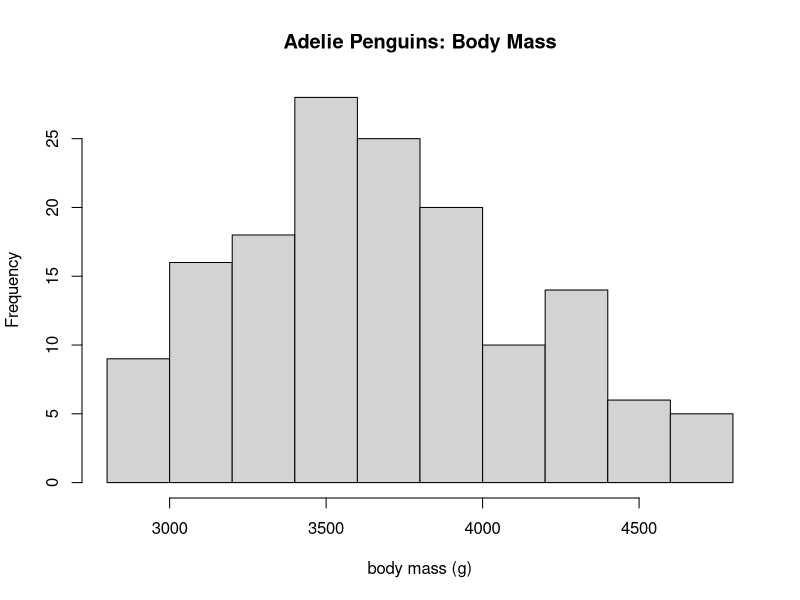
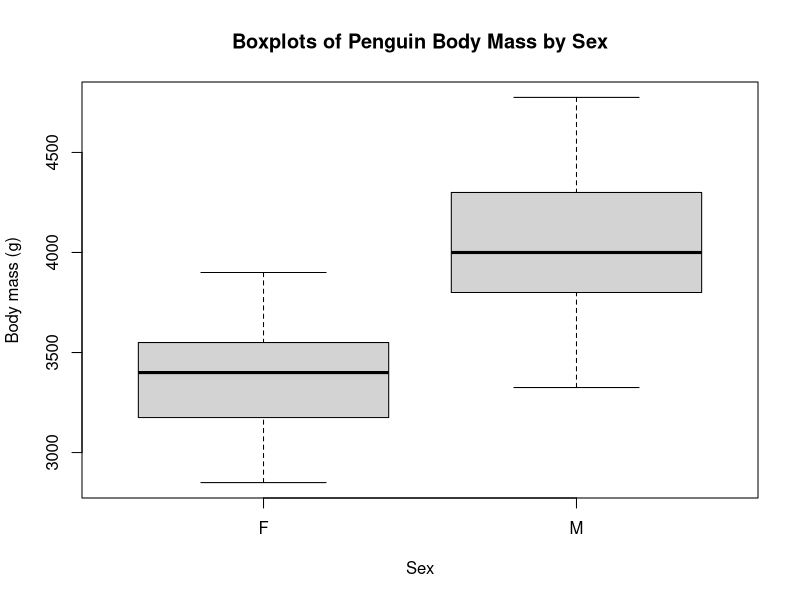

Generate these figures, in order, with R:
## In Class Models 1 (T test)
## Lina Clifford

# Creat box plot
require(palmerpenguins)
dat_ade = droplevels(subset(penguins, species == "Adelie"))
hist(dat_ade$body_mass_g, main = "Adelie Penguins: Body Mass", xlab = "body mass (g)")

dat_ade = droplevels(subset(penguins, species == "Adelie")) 

dat_ade$sex <- as.factor(dat_ade$sex) 

levels(dat_ade$sex) <- c("F","M") 

boxplot(dat_ade$body_mass_g ~ dat_ade$sex, 
        main = "Boxplots of Penguin Body Mass by Sex", 
        ylab = "Body mass (g)", 
        xlab = "Sex") 
# Question 2: t test
#Subset male and female
femalepen=subset(dat_ade,sex== "F" ) 
t.test(femalepen$body_mass_g, y = NULL, alternative = "greater", mu = 0, paired = FALSE, var.equal = FALSE)


#Question 4: t test with male
malepen=subset(dat_ade,sex== "M" ) 
t.test(malepen$body_mass_g, y = NULL, alternative = "greater", mu = 4000, paired = FALSE, var.equal = FALSE)

#Question 6: male and female penguins
t.test(femalepen$body_mass_g, malepen$body_mass_g) 

#Question 8: males and females directional
t.test(malepen$body_mass_g, femalepen$body_mass_g, alternative = "greater", paired = TRUE, var.equal = FALSE)

